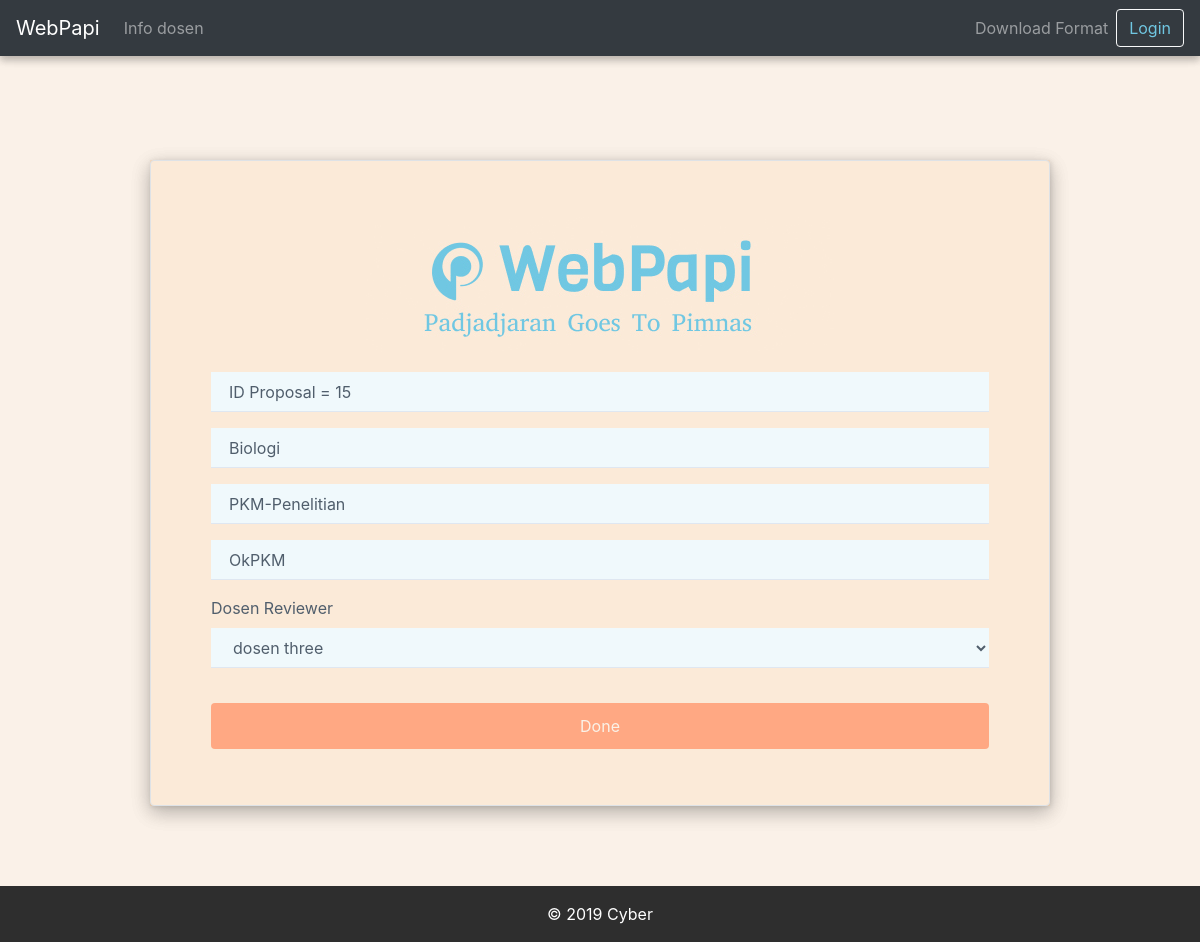
/bem/manage_dosen/15/, run on the app's committed database.
### papi/models.py (models this page shows, shortened)
class ProposalPKM(models.Model):
    judul = models.CharField(max_length=50)
    namaKetua = models.CharField(max_length=50)
    deskripsi = models.TextField(default='')
    createdDate = models.DateTimeField(default=timezone.now)
    document = models.FileField(
        upload_to='proposal', default='DefaultFile.docx', validators=[validate_file_extension])
    idUsers = models.ForeignKey(User, on_delete=models.CASCADE)
    idDosenReviewer = models.ForeignKey(
        Dosen, on_delete=models.CASCADE, default=1)
    idKategori = models.ForeignKey(
        'KategoriPKM', on_delete=models.CASCADE, default=1)
    idBidang = models.ForeignKey(
        'BidangPKM', on_delete=models.CASCADE, default=1)
    idStatus = models.ForeignKey(
        'StatusRevisi', on_delete=models.CASCADE, default=1)
    idFakultas = models.ForeignKey(
        Fakultas, on_delete=models.CASCADE, default=1)

class KategoriPKM(models.Model):
    namaKategori = models.CharField(max_length=50)

class BidangPKM(models.Model):
    namaBidang = models.CharField(max_length=50)
    jumlahAnggota = models.IntegerField(blank=True, null=True)

### bempapi/views.py (the view)
# urls.py: path('manage_dosen/<idPkm>/', views.manage_dosen, name='manage-dosen'),
def manage_dosen(request, idPkm):
    pkm = get_object_or_404(ProposalPKM, pk=idPkm)
    dosens = Dosen.objects.filter(bidang=pkm.idKategori.pk)
    if request.method == 'POST':
        d_form = InputDosenReviewer(request.POST, instance=pkm)
        if d_form.is_valid():
            d_form.save()
            return redirect('list-pkm-pengurus')
    else:
        d_form = InputDosenReviewer()
    context = {
        'pkm': pkm,
        'form': d_form,
        'dosens': dosens,
    }
    return render(request, 'bempapi/manage_dosen_next.html', context)

### bempapi/forms.py
class InputDosenReviewer(forms.ModelForm):
    class Meta:
        model = ProposalPKM
        fields = ('idDosenReviewer',)

### bempapi/templates/bempapi/manage_dosen_next.html (shortened to what this page needs)
{% extends 'papi/base.html' %}
{% load static %}
    {% block content %}
    <div class="register-photo" style="background-color: #FAF1E8;">
        <div class="login-clean" style="background-color: #FAF1E8;">
            <div class="form-container" style="background-color: #FDE3C8;">
                <form class="border rounded" action="{% url 'manage-dosen' idPkm=pkm.pk %}" method="POST"
                    style="min-width: 60%;background-color: #fbead8;margin-top: -50px;margin-bottom: 50px;margin-top: 50px; box-shadow: 0 6px 20px 0 rgba(0, 0, 0, 0.15), 0 6px 20px 0 rgba(0, 0, 0, 0.15); margin-right: 10%; margin-left: 18%">
                    <div class="illustration">
                        <div><img src="{% static 'papi/img/Login.jpg' %}" class="center"></div>
                    </div>
                    <div class="form-group"><input class="form-control" type="text" disabled
                            value="ID Proposal = {{ pkm.pk }}" name="nama" placeholder="ID PKM"
                            style="background-color: #f0f9fc;"></div>
                    <div class="form-group"><input class="form-control" type="text" disabled
                            value="{{ pkm.idKategori.namaKategori }}" name="npm" placeholder="Kategori PKM" max="13"
                            style="background-color: #f0f9fc;"></div>
                    <div class="form-group"><input class="form-control" type="text" disabled
                            value="{{ pkm.idBidang.namaBidang }}" name="npm" placeholder="Bidang PKM" max="13"
                            style="background-color: #f0f9fc;"></div>
                    <div class="form-group"><input class="form-control" type="text" disabled value="{{ pkm.judul }}"
                            name="npm" placeholder="Judul PKM" max="13" style="background-color: #f0f9fc;"></div>
                    <div class="form-group"><label class="text-center" style="font-weight: normal;">Dosen
                            Reviewer</label>
                        <select class="form-control" name="idDosenReviewer" style="background-color: #f0f9fc;">
                            <optgroup label="Dosen">
                                {% for dosen in dosens %}
                                <option value="{{ dosen.pk }}">{{ dosen.user.first_name }} {{ dosen.user.last_name }}
                                </option>
                                {% endfor %}
                            </optgroup>
                        </select>
                    </div>
                    <div class="form-group"><button class="btn btn-primary btn-block" type="submit"
                            style="background-color: #FFA883;color: #FAF2E8;">Done</button></div>
                </form>
            </div>
        </div>
    </div>
    {% endblock %}

### papi/static/papi/css/Login-Form-Clean.css (style rules this page uses)
.login-clean { background: #f1f7fc; padding: 80px 0; }
.login-clean form { max-width: 320px; width: 90%; margin: 0 auto; background-color: #ffffff; padding: 40px; border-radius: 4px; color: #505e6c; box-shadow: 1px 1px 5px rgba(0,0,0,0.1); }
.login-clean .illustration { text-align: center; padding: 0 0 20px; font-size: 100px; color: rgb(244,71,107); }
.login-clean form .form-control { background: #f7f9fc; border: none; border-bottom: 1px solid #dfe7f1; border-radius: 0; box-shadow: none; outline: none; color: inherit; text-indent: 8px; height: 42px; }
.login-clean form .btn-primary { background: #f4476b; border: none; border-radius: 4px; padding: 11px; box-shadow: none; margin-top: 26px; text-shadow: none; outline: none !important; }

### papi/static/papi/css/Registration-Form-with-Photo.css (style rules this page uses)
.register-photo { background: #f1f7fc; padding: 80px 0; }
.register-photo .form-container { display: table; max-width: 900px; width: 90%; margin: 0 auto; box-shadow: 1px 1px 5px rgba(0,0,0,0.1); }
.register-photo form { display: table-cell; width: 400px; background-color: #ffffff; padding: 40px 60px; color: #505e6c; }
.register-photo form .form-control { background: #f7f9fc; border: none; border-bottom: 1px solid #dfe7f1; border-radius: 0; box-shadow: none; outline: none; color: inherit; text-indent: 6px; height: 40px; }
.register-photo form .btn-primary { background: #f4476b; border: none; border-radius: 4px; padding: 11px; box-shadow: none; margin-top: 35px; text-shadow: none; outline: none !important; }

### papi/static/papi/css/styles.css (style rules this page uses)
.login-clean { background: #f1f7fc; padding: 80px 0; padding-bottom: 0; }

### data on the page
ProposalPKM: nama "ID Proposal = 15", npm "Biologi", npm "PKM-Penelitian", npm "OkPKM"

### other printed values
form field idDosenReviewer "dosen three"
